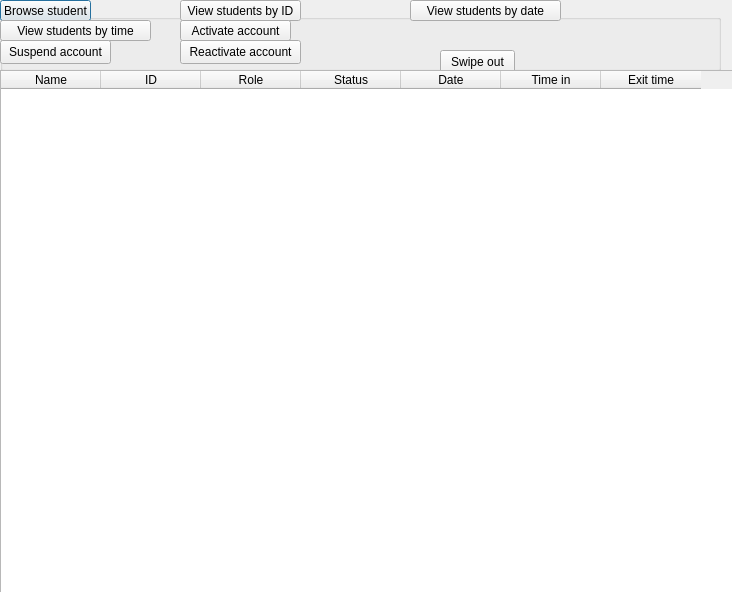
<?xml version="1.0" encoding="UTF-8"?>
<ui version="4.0">
 <class>admin_view</class>
 <widget class="QDialog" name="admin_view">
  <property name="geometry">
   <rect>
    <x>0</x>
    <y>0</y>
    <width>732</width>
    <height>592</height>
   </rect>
  </property>
  <property name="windowTitle">
   <string>Admin view</string>
  </property>
  <widget class="QGroupBox" name="groupBox">
   <property name="geometry">
    <rect>
     <x>0</x>
     <y>0</y>
     <width>721</width>
     <height>71</height>
    </rect>
   </property>
   <property name="title">
    <string>Box group</string>
   </property>
   <widget class="QPushButton" name="browse_student_btn">
    <property name="geometry">
     <rect>
      <x>0</x>
      <y>0</y>
      <width>91</width>
      <height>21</height>
     </rect>
    </property>
    <property name="text">
     <string>Browse student</string>
    </property>
   </widget>
   <widget class="QPushButton" name="browse_student_by_id_btn">
    <property name="geometry">
     <rect>
      <x>180</x>
      <y>0</y>
      <width>121</width>
      <height>21</height>
     </rect>
    </property>
    <property name="text">
     <string>View students by ID</string>
    </property>
   </widget>
   <widget class="QPushButton" name="browse_student_by_date_btn">
    <property name="geometry">
     <rect>
      <x>410</x>
      <y>0</y>
      <width>151</width>
      <height>21</height>
     </rect>
    </property>
    <property name="text">
     <string>View students by date</string>
    </property>
   </widget>
   <widget class="QPushButton" name="browse_student_by_time_btn">
    <property name="geometry">
     <rect>
      <x>0</x>
      <y>20</y>
      <width>151</width>
      <height>21</height>
     </rect>
    </property>
    <property name="text">
     <string>View students by time</string>
    </property>
   </widget>
   <widget class="QPushButton" name="activate_account_btn">
    <property name="geometry">
     <rect>
      <x>180</x>
      <y>20</y>
      <width>111</width>
      <height>21</height>
     </rect>
    </property>
    <property name="text">
     <string>Activate account</string>
    </property>
   </widget>
   <widget class="QPushButton" name="suspend_account_btn">
    <property name="geometry">
     <rect>
      <x>0</x>
      <y>40</y>
      <width>111</width>
      <height>24</height>
     </rect>
    </property>
    <property name="text">
     <string>Suspend account</string>
    </property>
   </widget>
   <widget class="QPushButton" name="reactivate_account_btn">
    <property name="geometry">
     <rect>
      <x>180</x>
      <y>40</y>
      <width>121</width>
      <height>24</height>
     </rect>
    </property>
    <property name="text">
     <string>Reactivate account</string>
    </property>
   </widget>
   <widget class="QPushButton" name="swipe_out_btn">
    <property name="geometry">
     <rect>
      <x>440</x>
      <y>50</y>
      <width>75</width>
      <height>24</height>
     </rect>
    </property>
    <property name="text">
     <string>Swipe out</string>
    </property>
   </widget>
   <zorder>browse_student_btn</zorder>
   <zorder>browse_student_by_id_btn</zorder>
   <zorder>browse_student_by_time_btn</zorder>
   <zorder>activate_account_btn</zorder>
   <zorder>browse_student_by_date_btn</zorder>
   <zorder>suspend_account_btn</zorder>
   <zorder>reactivate_account_btn</zorder>
   <zorder>swipe_out_btn</zorder>
  </widget>
  <widget class="QTableWidget" name="table_view">
   <property name="geometry">
    <rect>
     <x>0</x>
     <y>70</y>
     <width>741</width>
     <height>531</height>
    </rect>
   </property>
   <column>
    <property name="text">
     <string>Name</string>
    </property>
   </column>
   <column>
    <property name="text">
     <string>ID</string>
    </property>
   </column>
   <column>
    <property name="text">
     <string>Role</string>
    </property>
   </column>
   <column>
    <property name="text">
     <string>Status</string>
    </property>
   </column>
   <column>
    <property name="text">
     <string>Date</string>
    </property>
   </column>
   <column>
    <property name="text">
     <string>Time in</string>
    </property>
   </column>
   <column>
    <property name="text">
     <string>Exit time</string>
    </property>
   </column>
  </widget>
 </widget>
 <resources/>
 <connections/>
</ui>
